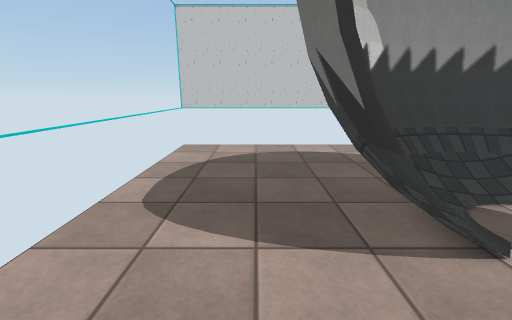
view 1 (above)

15 first-person views from a walk through a Unity game level. The camera is 1.3 m above the floor, tilts 14° down and sees 90° across. The floor is counted in squares, 0.5 m on a side. Each view is taken from the middle of a square. On the plan, view 1 faces up. The plan holds only what a view shows up to about 18 squares ahead; the rest is blank. Some surface patterns are stand-ins.

view 2
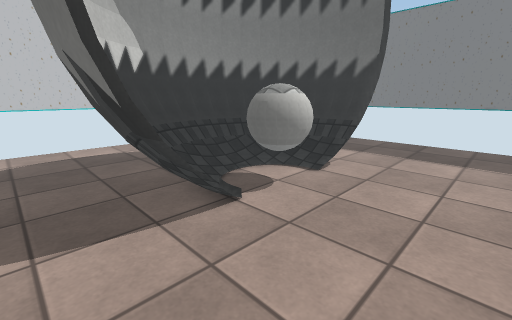

view 3
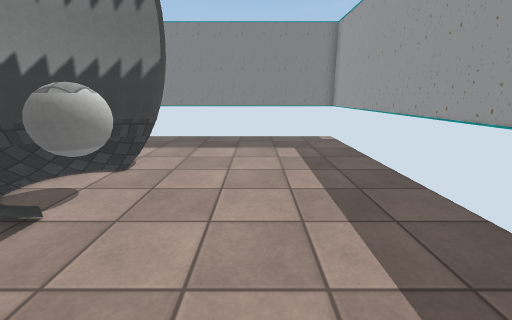

view 4
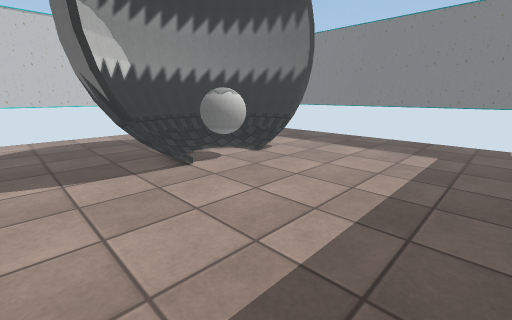

view 5
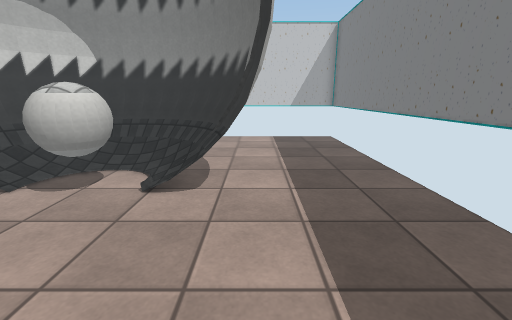

view 6
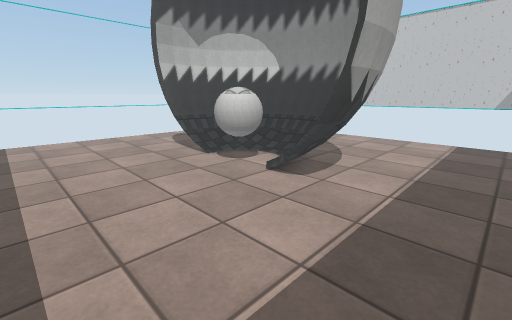

view 7
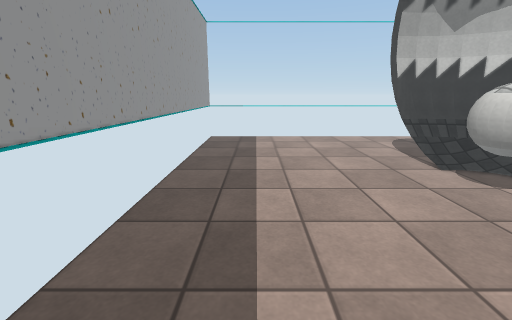

view 8
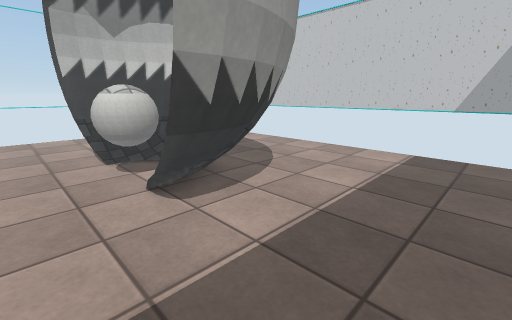

view 9
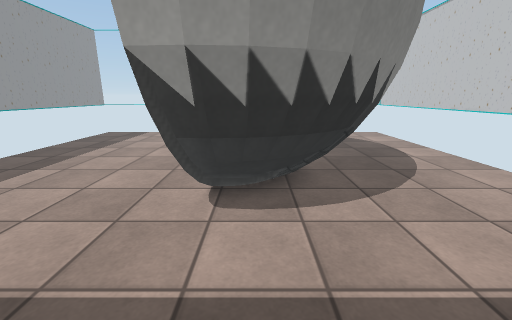

view 10
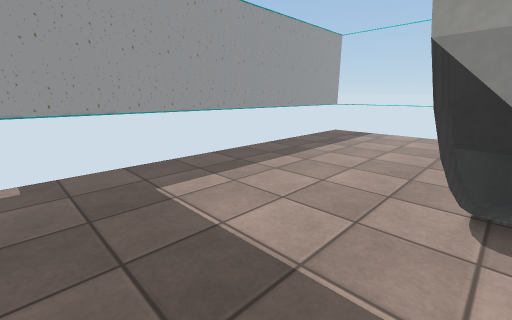

view 11
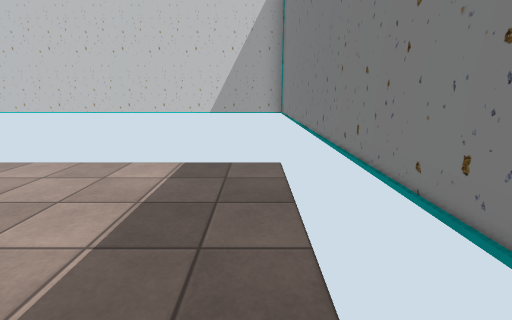

view 12
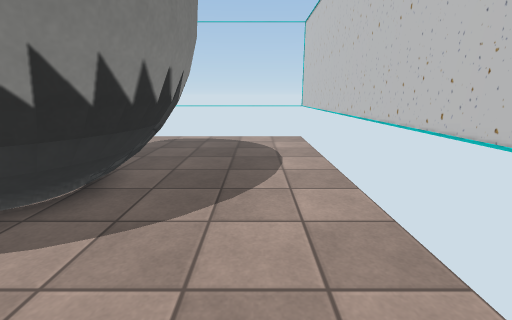

view 13
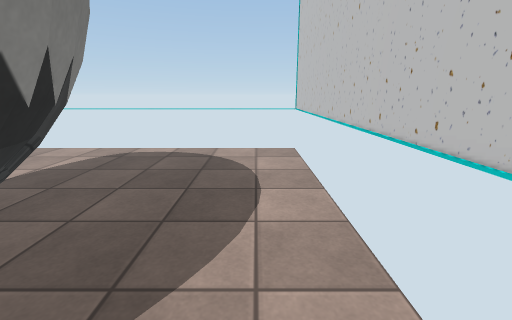

view 14
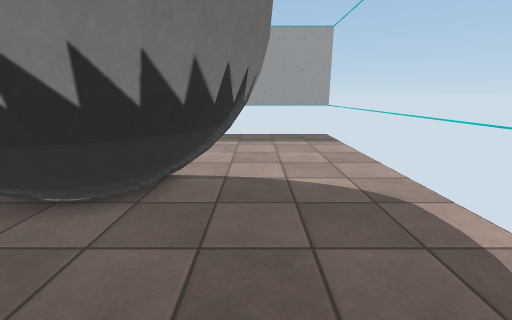

view 15
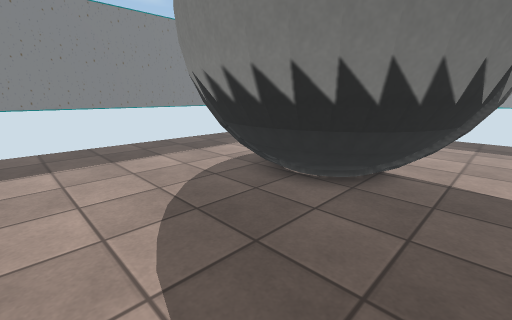

### Floor plan
Key: @ floor where view 1 was taken; # wall or solid block; . floor; O other object.
Columns run from 4 left of view 1 to 16 right of it. Each row starts with its distance up from view 1.
 14 #####################
 13  ...................#
 12  ...................#
 11  ...................#
 10  ...................#
  9  .......OOOOO.......#
  8  .....OOOOOOOOO.....#
  7  .....OOOOOOOOO.....#
  6  ....OOOOO.OOOOO....#
  5  ....OOOOOOOOOOO....#
  4  ....OOO.OOO.OOO....#
  3  ....OOO.OOO.OOO....#
  2  ...................#
  1  ...................#
  0  ...@...............#
 -1  ...................#
 -2  ...................#
 -3  ...................#
 -4  ...................#
 -5  ...................#
 -6 #####################

Positions as (right, up) in squares from view 1, and headings:
1: (0, 0), facing up
2: (0, -1), facing up-right
3: (-1, -1), facing right
4: (-1, -5), facing up-right
5: (11, -3), facing up
6: (14, -3), facing up-left
7: (13, -3), facing left
8: (15, 1), facing up-left
9: (15, 5), facing left
10: (15, 4), facing down-left
11: (15, 4), facing up
12: (13, 11), facing left
13: (9, 12), facing left
14: (1, 12), facing down
15: (1, 13), facing down-right
